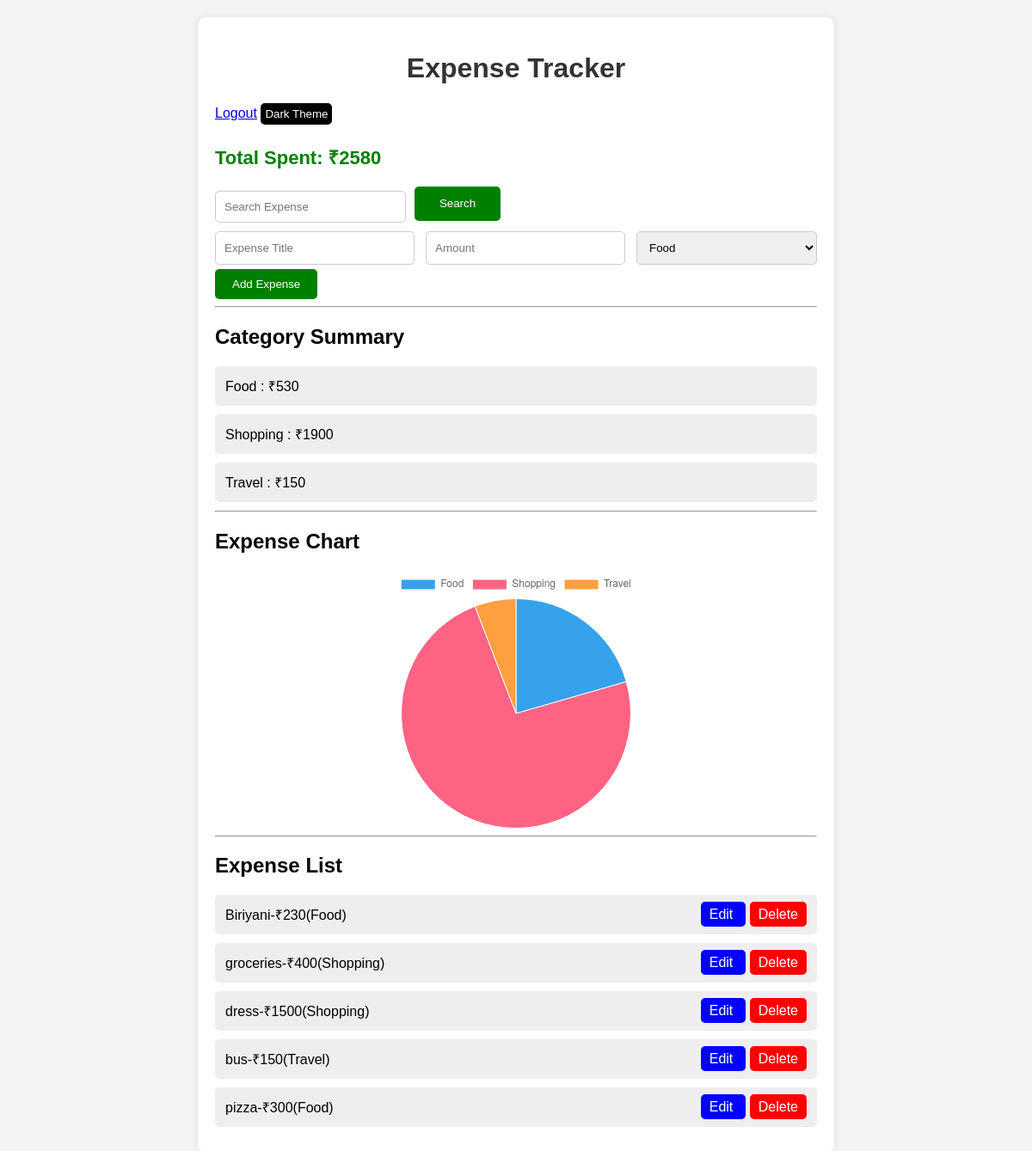
The app's page / (signed in) with its own data.
### tracker/models.py (models this page shows, shortened)
class Expense(models.Model):
    user = models.ForeignKey(User, on_delete=models.CASCADE)
    title = models.CharField(max_length=100)
    amount = models.IntegerField()
    category = models.CharField(max_length=50, default="General")
    date = models.DateTimeField(auto_now_add=True)

### tracker/views.py (the view, shortened to what this page needs)
# urls.py: 2. Add a URL to urlpatterns:  path('', views.home, name='home')
def home(request):
    if not request.user.is_authenticated:
        return redirect('/login/')
    search = request.GET.get('search')
    expenses = Expense.objects.filter(
        user=request.user
    )
    if search:
        expenses = expenses.filter(title__icontains=search)
    expenses = expenses.order_by('-date')
    total = sum(expense.amount for expense in expenses)
    category_summary = Expense.objects.filter(
        user=request.user
    ).values('category').annotate(total=Sum('amount'))
    return render(request, 'home.html', {
        'expenses': expenses,
        'total': total,
        'category_summary': category_summary
    })

### tracker/templates/home.html (shortened to what this page needs)
<!DOCTYPE html>
<html>
<head>
</head>
<body>
<div class="container">
    <h1>Expense Tracker</h1>
    <a href="/logout/">Logout</a>
    <button onclick="toggleMode()" id="darkBtn">Dark Theme</button>
    <p class="total">Total Spent: ₹{{ total }}</p>
    <form method="GET" class="search-form">
        <input type="text"
           name="search"
           placeholder="Search Expense">
        <button type="submit">Search</button>
    </form>
    <form method="POST">
        <input type="text"
               name="title"
               placeholder="Expense Title"
               required>
        <input type="number"
               name="amount"
               placeholder="Amount"
               required>
        <select name="category">
            <option>Food</option>
        </select>
        <button type="submit">Add Expense</button>
    </form>
    <hr>
    <h2>Category Summary</h2>
    {% for item in category_summary %}
    <div class="expense">
        <span>
            {{ item.category }} :
            ₹{{ item.total }}
        </span>
    </div>
    {% endfor %}
    <hr>
    <h2>Expense Chart</h2>
    <canvas id="expenseChart"></canvas>
    <hr>
    <h2>Expense List</h2>
    {% for expense in expenses %}
    <div class="expense">
        <span>
            {{ expense.title }}-₹{{ expense.amount }}({{ expense.category }})
        </span>
        <div>
            <a class="edit"
                href="/edit/{{ expense.id }}/">
                Edit
            </a>
            <a class="delete"
                href="/delete/{{ expense.id }}/"
                onclick="return confirm('Are you sure?')">
                 Delete
            </a>
        </div>
    </div>
    {% empty %}
    <p>No expenses added yet.</p>
    {% endfor %}
</div>
<script>
    console.log("Expense Tracker Loaded Successfully");
    function toggleMode(){
        document.body.classList.toggle("dark-mode");
    }
    const ctx = document.getElementById('expenseChart');
    new Chart(ctx, {
        type: 'pie',
        data: {
            labels: [
                {% for item in category_summary %}
                    '{{ item.category }}',
                {% endfor %}
            ],
            datasets: [{
                label: 'Expenses',
                data: [
                    {% for item in category_summary %}
                        {{ item.total }},
                    {% endfor %}
                ],
                borderWidth: 1
            }]
        }
    });
</script>
</body>
</html>

### tracker/templates/home.html (style rules this page uses)
body { font-family: Arial; background: #f4f4f4; margin:0; padding:20px; }
.container { max-width:700px; margin:auto; background:white; padding:20px; border-radius:10px; box-shadow: 0px 0px 10px rgba(0,0,0,0.1); }
h1 { text-align:center; color:#333; }
.total { font-size:22px; font-weight:bold; color:green; margin-bottom:20px; }
form { display:flex; justify-content:space-between; flex-wrap:wrap; }
input, select { padding:10px; margin:5px 0; width:30%; border:1px solid #ccc; border-radius:5px; }
button { padding:10px 20px; background:green; color:white; border:none; border-radius:5px; cursor:pointer; }
.expense { display:flex; justify-content:space-between; align-items:center; background:#eee; margin:10px 0; padding:12px; border-radius:5px; }
.delete { background:red; color:white; padding:6px 10px; text-decoration:none; border-radius:5px; }
.edit { background:blue; color:white; padding:6px 10px; text-decoration:none; border-radius:5px; margin-right:5px; }
#expenseChart { width:300px !important; height:300px !important; margin:auto; display:block; }
#darkBtn { background:black; color:white; padding:5px; }
.search-form { display:flex; justify-content:flex-start; flex-wrap:nowrap; gap:10px; }
.search-form input { width:200px; }
.search-form button { width:100px; height:40px }

### records on screen
Expense: category "Travel", total "150", title "bus", amount "150"
Expense: title "Biriyani", amount "230", category "Food"
Expense: title "groceries", amount "400", category "Shopping"
Expense: title "dress", amount "1500", category "Shopping"
Expense: title "pizza", amount "300", category "Food"

### other values on screen
{{ total }} "2580"
{{ item.category }} "Food" "Shopping"
{{ item.total }} "530" "1900"
chart data {{ item.category }} Food, Shopping, Travel
chart data {{ item.total }} 530, 1900, 150
